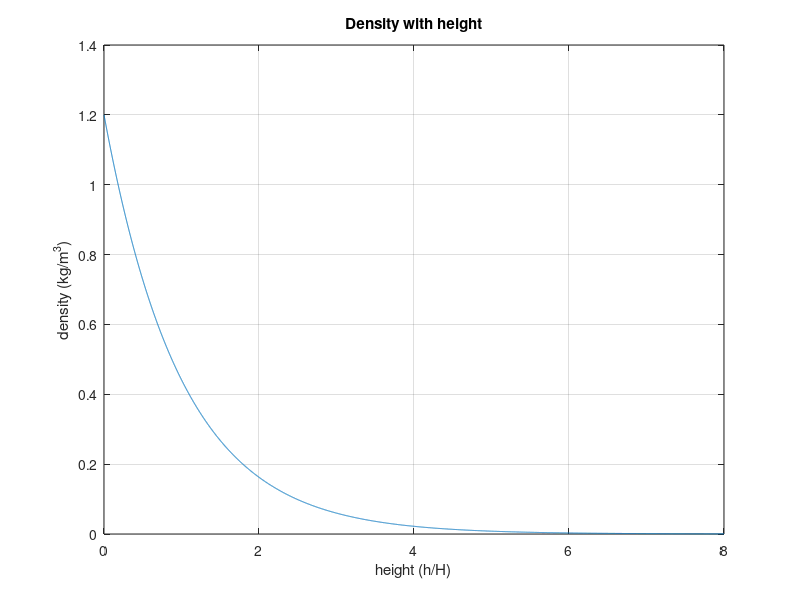

Write the MATLAB code that produced this figure.
%denstiy as a function of scale height
%parameters
H=1;
rho0=1.2 %kg/m^3
h=0:0.001:8*H;
%equations
rho_h=rho0*exp(-h/H);
%plot
figure(1)
plot(h,rho_h)
xlabel('height (h/H)')
ylabel('density (kg/m^3)')
title('Density with height')
grid on